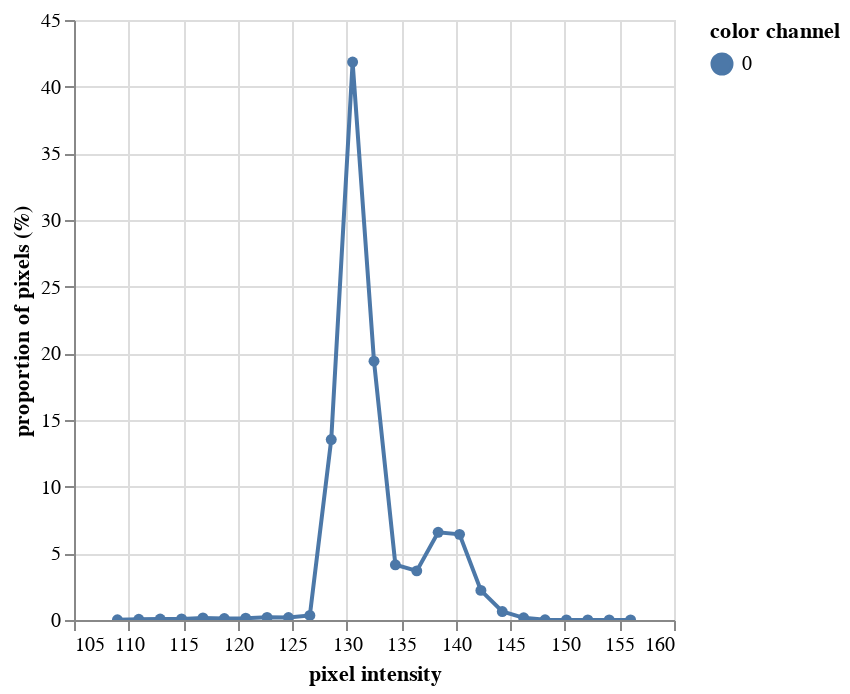

The notebook cell saved with this chart:
### Code cell
hist_a = pcv.visualize.histogram(img=a, bins=25)

### Figure 1 — Vega-Lite specification as saved in the notebook (floating-point values rounded to 4 significant figures)
{"config": {"view": {"continuousWidth": 300, "continuousHeight": 300}}, "data": {"name": "data-0b7196bd7940f268e35bcab06c6c2255"}, "mark": {"type": "line", "point": true}, "encoding": {"color": {"field": "color channel", "type": "nominal"}, "tooltip": [{"field": "pixel intensity", "type": "quantitative"}, {"field": "proportion of pixels (%)", "type": "quantitative"}], "x": {"field": "pixel intensity", "type": "quantitative"}, "y": {"field": "proportion of pixels (%)", "type": "quantitative"}}, "params": [{"name": "param_3", "select": {"type": "interval", "encodings": ["x", "y"]}, "bind": "scales"}], "$schema": "https://vega.github.io/schema/vega-lite/v5.20.1.json", "datasets": {"data-0b7196bd7940f268e35bcab06c6c2255": [{"pixel intensity": 109.0, "proportion of pixels (%)": 0.01338, "hist_count": 1110, "color channel": "0"}, {"pixel intensity": 110.9, "proportion of pixels (%)": 0.04901, "hist_count": 4065, "color channel": "0"}, {"pixel intensity": 112.9, "proportion of pixels (%)": 0.07233, "hist_count": 5999, "color channel": "0"}, {"pixel intensity": 114.9, "proportion of pixels (%)": 0.08275, "hist_count": 6864, "color channel": "0"}, {"pixel intensity": 116.8, "proportion of pixels (%)": 0.1551, "hist_count": 12861, "color channel": "0"}, {"pixel intensity": 118.8, "proportion of pixels (%)": 0.1115, "hist_count": 9252, "color channel": "0"}, {"pixel intensity": 120.7, "proportion of pixels (%)": 0.1361, "hist_count": 11286, "color channel": "0"}, {"pixel intensity": 122.7, "proportion of pixels (%)": 0.1974, "hist_count": 16370, "color channel": "0"}, {"pixel intensity": 124.7, "proportion of pixels (%)": 0.1853, "hist_count": 15366, "color channel": "0"}, {"pixel intensity": 126.6, "proportion of pixels (%)": 0.3378, "hist_count": 28019, "color channel": "0"}, {"pixel intensity": 128.6, "proportion of pixels (%)": 13.53, "hist_count": 1122392, "color channel": "0"}, {"pixel intensity": 130.5, "proportion of pixels (%)": 41.84, "hist_count": 3470754, "color channel": "0"}, {"pixel intensity": 132.5, "proportion of pixels (%)": 19.41, "hist_count": 1610175, "color channel": "0"}, {"pixel intensity": 134.5, "proportion of pixels (%)": 4.143, "hist_count": 343645, "color channel": "0"}, {"pixel intensity": 136.4, "proportion of pixels (%)": 3.686, "hist_count": 305709, "color channel": "0"}, {"pixel intensity": 138.4, "proportion of pixels (%)": 6.577, "hist_count": 545542, "color channel": "0"}, {"pixel intensity": 140.3, "proportion of pixels (%)": 6.422, "hist_count": 532691, "color channel": "0"}, {"pixel intensity": 142.3, "proportion of pixels (%)": 2.221, "hist_count": 184232, "color channel": "0"}, {"pixel intensity": 144.3, "proportion of pixels (%)": 0.6356, "hist_count": 52722, "color channel": "0"}, {"pixel intensity": 146.2, "proportion of pixels (%)": 0.1654, "hist_count": 13721, "color channel": "0"}, {"pixel intensity": 148.2, "proportion of pixels (%)": 0.01649, "hist_count": 1368, "color channel": "0"}, {"pixel intensity": 150.1, "proportion of pixels (%)": 0.001374, "hist_count": 114, "color channel": "0"}, {"pixel intensity": 152.1, "proportion of pixels (%)": 0.0006872, "hist_count": 57, "color channel": "0"}, {"pixel intensity": 154.1, "proportion of pixels (%)": 0.0007837, "hist_count": 65, "color channel": "0"}, {"pixel intensity": 156.0, "proportion of pixels (%)": 0.0002532, "hist_count": 21, "color channel": "0"}]}}
